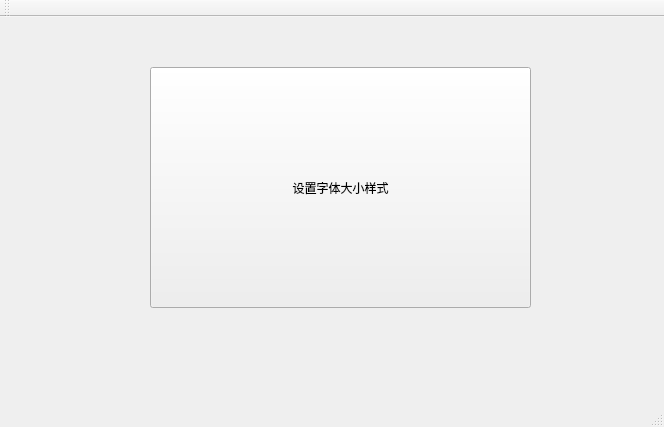
<?xml version="1.0" encoding="UTF-8"?>
<ui version="4.0">
 <class>MainWindow</class>
 <widget class="QMainWindow" name="MainWindow">
  <property name="geometry">
   <rect>
    <x>0</x>
    <y>0</y>
    <width>664</width>
    <height>427</height>
   </rect>
  </property>
  <property name="windowTitle">
   <string>MainWindow</string>
  </property>
  <widget class="QWidget" name="centralWidget">
   <widget class="QPushButton" name="changeBtn">
    <property name="geometry">
     <rect>
      <x>150</x>
      <y>50</y>
      <width>381</width>
      <height>241</height>
     </rect>
    </property>
    <property name="text">
     <string>设置字体大小样式</string>
    </property>
   </widget>
  </widget>
  <widget class="QMenuBar" name="menuBar">
   <property name="geometry">
    <rect>
     <x>0</x>
     <y>0</y>
     <width>664</width>
     <height>26</height>
    </rect>
   </property>
  </widget>
  <widget class="QToolBar" name="mainToolBar">
   <attribute name="toolBarArea">
    <enum>TopToolBarArea</enum>
   </attribute>
   <attribute name="toolBarBreak">
    <bool>false</bool>
   </attribute>
  </widget>
  <widget class="QStatusBar" name="statusBar"/>
 </widget>
 <layoutdefault spacing="6" margin="11"/>
 <resources/>
 <connections/>
</ui>
